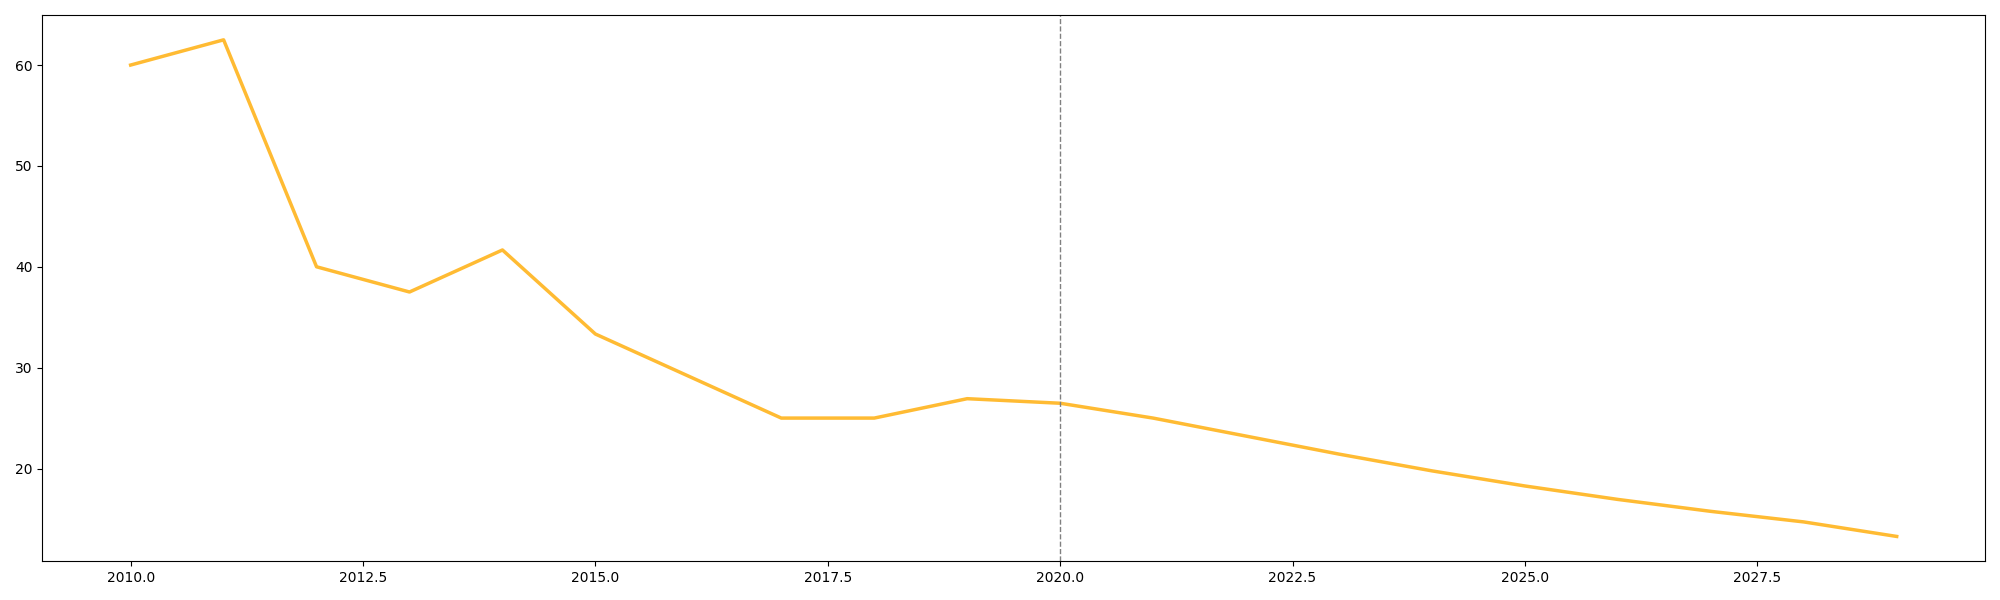

Recreate this plot in Python.
import matplotlib.pyplot as plt
import numpy as np

years = np.arange(2010, 2031)
solar = np.array([5, 8, 15, 20, 30, 45, 60, 80, 100, 130, 170, 220, 280, 350, 430, 520, 620, 730, 850, 980, 1120])
wind = np.array([10, 15, 25, 35, 50, 70, 95, 120, 150, 185, 225, 270, 320, 375, 435, 500, 570, 645, 725, 810, 900])
hydro = np.array([20, 22, 25, 30, 35, 41, 48, 56, 65, 75, 86, 98, 111, 125, 140, 156, 173, 191, 210, 230, 251])
biomass = np.array([2, 3, 5, 7, 10, 14, 19, 25, 32, 40, 49, 59, 70, 82, 95, 109, 124, 140, 157, 175, 194])
geothermal = np.array([1, 1.5, 2, 3, 4, 5.5, 7, 9, 11, 14, 17, 21, 25, 30, 35, 41, 47, 54, 61, 69, 77])

plt.figure(figsize=(20, 12))
plt.stackplot(years, solar, wind, hydro, biomass, geothermal, 
              colors=['#ffbb33', '#29b6f6', '#66bb6a', '#8d6e63', '#ef5350'], alpha=0.8)
plt.grid(linestyle='--', alpha=0.7)
plt.tight_layout()

fig, ax = plt.subplots(figsize=(20, 6))
solar_growth_rate = np.gradient(solar[:-1], years[:-1]) / solar[:-1] * 100
ax.plot(years[:-1], solar_growth_rate, color='#ffbb33', linewidth=2.5)
ax.axvline(2020, color='gray', linestyle='--', lw=1)
plt.tight_layout()
plt.show()
